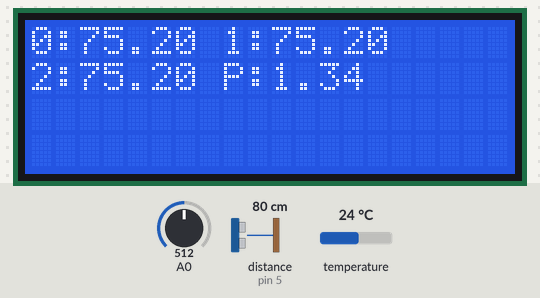
Bench run of a program on a simulated Arduino Uno, built with avr-gcc and run on an emulated ATmega328P. Parts: 20×4 character LCD. Wiring (inferred from the names in the program): ultrasonic range finder: trigger pin 4; echo pin 5. Inputs (shaded band) come from the test bench; at power-on: temperature 24 °C, A0 = 512, distance to the obstacle (sensor on pin 5) 80 cm. The echo pulse lasts 58.3 µs per cm; what the program prints to the serial monitor is not drawn.

Above: at 2.5 s.
2.6 s: temperature set to 12 °C
At 5.1 s:
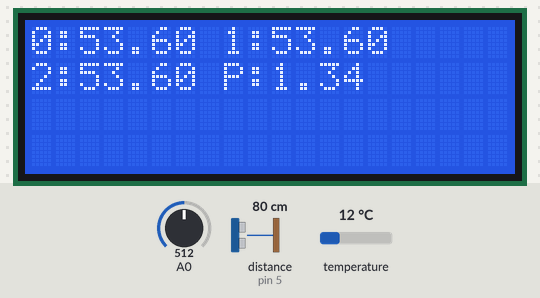
5.4 s: A0 set to 716
At 6.9 s:
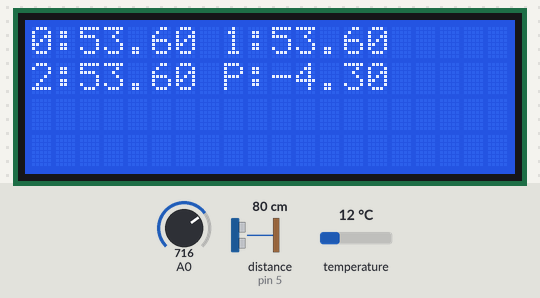
7.4 s: temperature set to 19 °C
At 8.4 s:
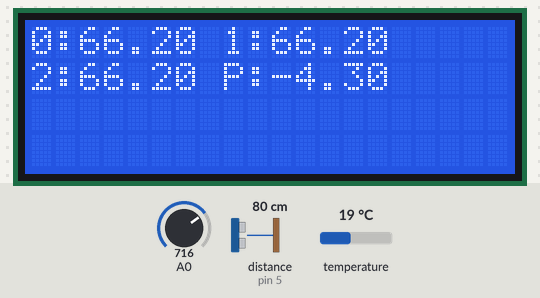
9.4 s: A0 set to 900
At 11.1 s:
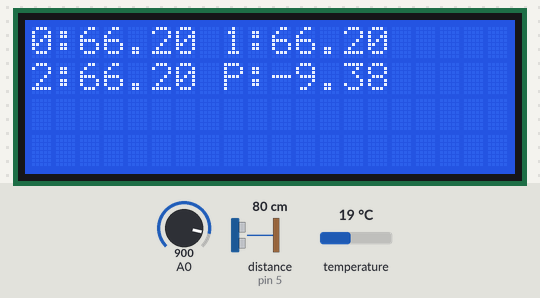
11.4 s: temperature set to 28 °C
At 12.7 s:
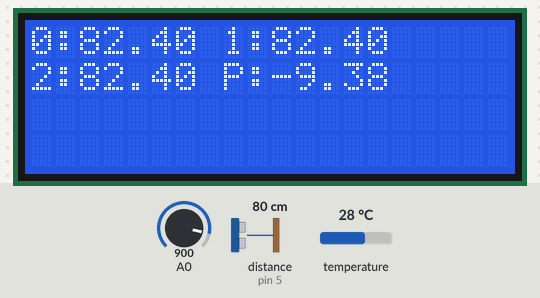
13.4 s: A0 set to 1023
At 15.4 s:
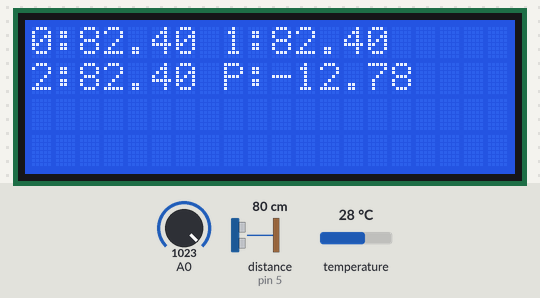
Timing chart, 0 to 16.4 s (numbered marks = the images above; inputs shaded):
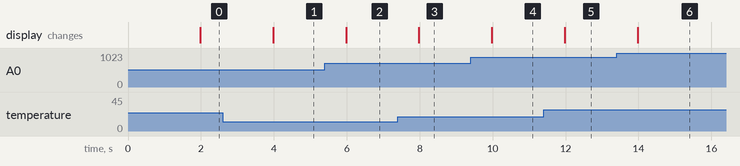

Measured:
- after the input at 2.6 s, the display: changes after 1.4 s (image 1)
- after the input at 5.4 s, the display: changes after 0.58 s (image 2)
- after the input at 7.4 s, the display: changes after 0.58 s (image 3)
- after the input at 9.4 s, the display: changes after 0.58 s (image 4)
- after the input at 11.4 s, the display: changes after 0.58 s (image 5)
- after the input at 13.4 s, the display: changes after 0.58 s (image 6)

The program:

main.cpp
```cpp
#include <Arduino.h>
#include <SoftwareSerial.h>
// ph probe library
#include "ph_surveyor.h"
// lcd libraries
#include <Wire.h>
#include <LiquidCrystal_I2C.h>
// temp sensor libraries
#include <OneWire.h>
#include <DallasTemperature.h>

const byte rxPin = 2;
const byte txPin = 3;

const byte trigPin = 4;
const byte echoPin = 5;


// Set up a new SoftwareSerial object
SoftwareSerial mySerial (rxPin, txPin);

String message = "";
bool messageReady = false;

// set the LCD address to 0x27 for a 16 chars and 2 line display
LiquidCrystal_I2C lcd(0x27,20,4);

const int ONE_WIRE_BUS = 6;

// Setup a oneWire instance to communicate with any OneWire devices (not just Maxim/Dallas temperature ICs)
OneWire oneWire(ONE_WIRE_BUS); // dont forget the pullup resistor (3.3v to data via 4.7k Ohm resistor)

// Pass our oneWire reference to Dallas Temperature.
DallasTemperature sensors(&oneWire);

// Number of temperature devices found
int numberOfDevices;

// We'll use this variable to store a found device address
DeviceAddress tempDeviceAddress;


Surveyor_pH pH = Surveyor_pH(A0);


uint8_t user_bytes_received = 0;
const uint8_t bufferlen = 32;
char user_data[bufferlen];


int distanceFromSensor();
void lcdSetup();
void updateLCD(float ph);
void parse_cmd(char* string);
float getTempForIndex(int index);

void setup() {
  Serial.begin(9600);

// pins for software serial, may get rid of when i use hardware serial
  pinMode(rxPin, INPUT);
  pinMode(txPin, OUTPUT);

  // pins for the HC-SR04
  pinMode(trigPin, OUTPUT);
  pinMode(echoPin, INPUT);

  // Set the baud rate for the SoftwareSerial object
  mySerial.begin(9600);

  lcdSetup();
  sensors.begin(); // IC Default 9 bit. If you have troubles consider upping it 12. Ups the delay giving the IC more time to process the temperature measurement

  // Grab a count of devices on the wire
  numberOfDevices = sensors.getDeviceCount();

  delay(200);
  Serial.println(F("Use commands \"7\", \"4\", and \"10\" to calibrate the circuit to those respective values"));
  Serial.println(F("Use command \"CAL,CLEAR\" to clear the calibration (DOESNT WORK YET)"));
  if (pH.begin()) {
    Serial.println("Loaded EEPROM");
  }

}

void lcdSetup() {
  lcd.init();                      // initialize the lcd
  lcd.init();
  // Print a message to the LCD.
  lcd.backlight();
}

double temp1;
double temp2;
double temp3;
int distance;
int ph;

// function to get the temperature for a given index
float getTempForIndex(int index) {
  sensors.getAddress(tempDeviceAddress, index);
  return sensors.getTempF(tempDeviceAddress);
}

// function to update all the temperatures
void updateAllTemps() {
  sensors.requestTemperatures();  // Send the command to get temperatures
  temp1 = getTempForIndex(0);
  temp2 = getTempForIndex(1);
  temp3 = getTempForIndex(2);
}

void loop() {


  // if there is a message to send
  if (messageReady == true) {
    messageReady = false;
    mySerial.write(message.c_str());
    Serial.println("sent");
  }
  /*
  if (Serial.available() > 0) {
    user_bytes_received = Serial.readBytesUntil(13, user_data, sizeof(user_data));
  }

  if (user_bytes_received) {
    parse_cmd(user_data);
    user_bytes_received = 0;
    memset(user_data, 0, sizeof(user_data));
  }*/

 /*
  if (millis() % 500 == 0) {
    distance = distanceFromSensor();
    sensors.requestTemperatures();  // Send the command to get temperatures
    temp1 = getTempForIndex(0);
    temp2 = getTempForIndex(1);
    temp3 = getTempForIndex(2);
    updateLCD(distance, temp1);
  }
*/
  // every 500ms, read the distance from the sensor
  if (millis() % 1000 == 0) {
    Serial.println("Reading pH");
    distance = distanceFromSensor();
    sensors.requestTemperatures();  // Send the command to get temperatures
    temp1 = getTempForIndex(0);
    temp2 = getTempForIndex(1);
    temp3 = getTempForIndex(2);
    float ph = pH.read_ph();
    updateLCD(ph);
    String data = "5;" + String(distance) + ";" + String(temp1) + ";" + String(temp2) + ";" + String(temp3) + ";" + String(ph);
    Serial.println(data);
    message = data;
    messageReady = true;
  }
}

// function to read the distance from the ultrasonic sensor
int distanceFromSensor() {
  digitalWrite(trigPin, LOW);
  delayMicroseconds(2);
  digitalWrite(trigPin, HIGH);
  delayMicroseconds(10);
  digitalWrite(trigPin, LOW);
  long duration = pulseIn(echoPin, HIGH);
  long distance = (duration/2) / 29.1;
  return distance;
}

void updateLCD(float ph) {
  lcd.clear();
  lcd.setCursor(0,0);
  lcd.print("0:");
  lcd.print(temp1);
  lcd.print(" ");
  lcd.print("1:");
  lcd.print(temp2);
  lcd.setCursor(0,1);
  lcd.print("2:");
  lcd.print(temp3);
  lcd.print(" ");
  lcd.print("P:");
  lcd.print(ph);
}

void parse_cmd(char* string) {
  strupr(string);
  int calNum = String(string).toInt();
  if (calNum == 7) {
    pH.cal_mid();
    Serial.println("MID CALIBRATED");
  }
  else if (calNum == 4) {
    pH.cal_low();
    Serial.println("LOW CALIBRATED");
  }
  else if (calNum == 10) {
    pH.cal_high();
    Serial.println("HIGH CALIBRATED");
  }
  else if (strcmp(string, "CAL,CLEAR") == 0) {
    pH.cal_clear();
    Serial.println("CALIBRATION CLEARED");
  }
}
```
